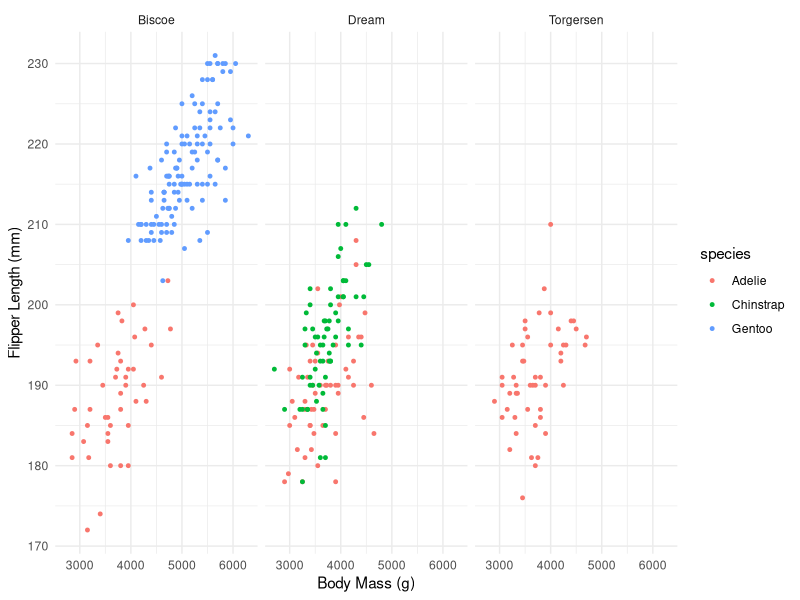

R code for this plot:
## ---- chunk 1
knitr::opts_chunk$set(echo = TRUE)
library(tidyverse)
library(palmerpenguins)
## ---- chunk 2
ggplot(data = penguins, aes(x = body_mass_g, y = flipper_length_mm)) +
  geom_point(aes(color = species), size = 1) +
  facet_wrap(~island) +
  theme_minimal() + 
  labs(x = "Body Mass (g)",
       y = "Flipper Length (mm)")
